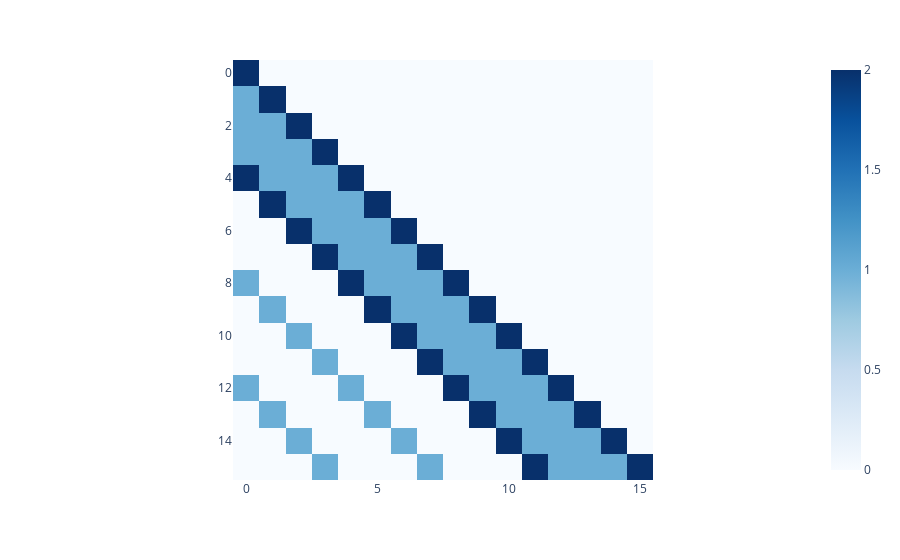

Notebook source saved alongside this figure:
### Code cell
def strided_sparse_attention(n, l):
    connectivity = np.zeros((n, n))
    
    for i in range(n):
        # Sliding attention
        t = max(0, i - l)
        connectivity[i, t:i+1] += 1
        
        # Striding attention
        strided_indices = np.arange(i % l, n, l)
        connectivity[i, strided_indices] += 1

    # I feel like I shouldn't need this RIP
    connectivity *= np.tril(np.ones((n, n)), k=0)
    return connectivity

n = 16
l = 4

connectivity_matrix = strided_sparse_attention(n, l)
draw_mask(connectivity_matrix)

### Figure 1 — Plotly figure (JSON) as saved in the notebook; plotly's stock layout.template omitted (floating-point values rounded to 4 significant figures; data arrays with more than 128 entries replaced by an {"elided": "..."} marker saying what was removed)
{"data": [{"coloraxis": "coloraxis", "hovertemplate": "x: %{x}<br>y: %{y}<br>color: %{z}<extra></extra>", "name": "0", "type": "heatmap", "xaxis": "x", "yaxis": "y", "z": {"elided": "16x16 int values"}}], "layout": {"coloraxis": {"colorscale": [[0, "rgb(247,251,255)"], [0.125, "rgb(222,235,247)"], [0.25, "rgb(198,219,239)"], [0.375, "rgb(158,202,225)"], [0.5, "rgb(107,174,214)"], [0.625, "rgb(66,146,198)"], [0.75, "rgb(33,113,181)"], [0.875, "rgb(8,81,156)"], [1, "rgb(8,48,107)"]]}, "margin": {"t": 60}, "xaxis": {"anchor": "y", "constrain": "domain", "domain": [0, 1], "scaleanchor": "y"}, "yaxis": {"anchor": "x", "autorange": "reversed", "constrain": "domain", "domain": [0, 1]}}}
